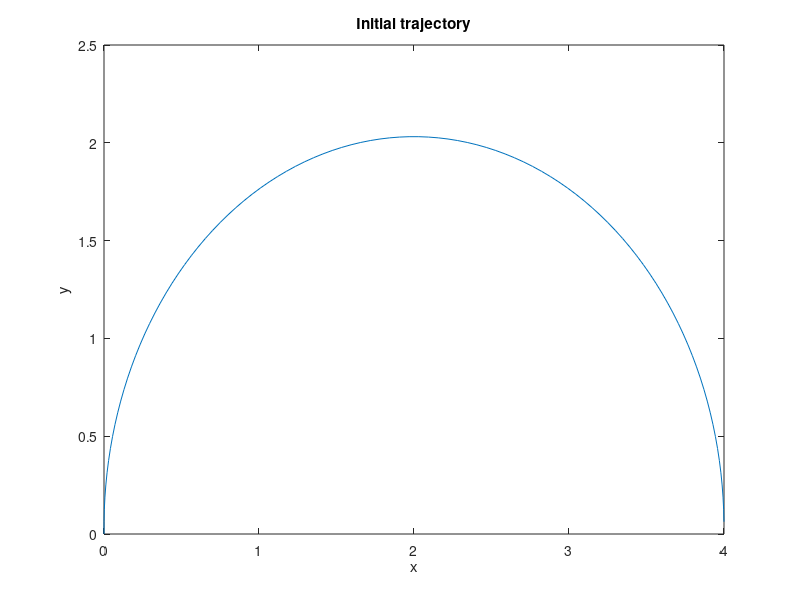

Write MATLAB code to recreate this figure. (Note: this script raises an error after producing the figure.)
%% p1.m
clear;
close all;
clc;

global N T t dt;
global x0 y0 th0;
global xd yd thd;

N = 101;
T = 2*pi;
t = linspace(0, T, N);
dt = t(2) - t(1);

% desired trajectory:
xd = (2/pi)*t;
yd = linspace(0,0,N);
thd = linspace(pi/2,pi/2,N);

% initial conditions:
x0 = 0;
y0 = 0;
th0 = pi/2;

x(1) = x0;
y(1) = y0;
th(1) = th0;

% initial control inputs:
u1 = ones(1,N);
u2 = -0.5*ones(1,N);

for i = 1:N-1
        x(i+1) = x(i) + cos(th(i))*u1(i)*dt;
        y(i+1) = y(i) + sin(th(i))*u1(i)*dt;
        th(i+1) = th(i) + u2(i)*dt;
end

state_and_input0 = [x; y; th; u1; u2];

figure(1);
plot(x,y);
title('Initial trajectory');
xlabel('x');
ylabel('y');

% no linear inequality or equality constraints
A = [];
b = [];
Aeq = [];
Beq = [];

% no bounds:
lb = [];
ub = [];

% Options for fmincon
options = optimoptions(@fmincon, 'TolFun', 0.00000001, 'MaxIter', 10000, ...
    'MaxFunEvals',100000, 'Display','iter',...
    'DiffMinChange',0.001,'Algorithm','sqp');
% Solve for the best simulation time + control input
optimal = fmincon(@p1_obj_fun, state_and_input0, A, b, Aeq, Beq, lb, ub, ...
    @p1_constraints, options);

x_opt = optimal(1,:);
y_opt = optimal(2,:);
th_opt = optimal(3,:);
u1_opt = optimal(4,:);
u2_opt = optimal(5,:);

figure(2);
plot(x_opt,y_opt);
title('Optimal trajectory');
xlabel('x');
ylabel('y');

figure(3);
plot(t,u1_opt,'b-',t,u2_opt,'r-')
title('Optimal control inputs');
xlabel('time (s)');
ylabel('control effort');